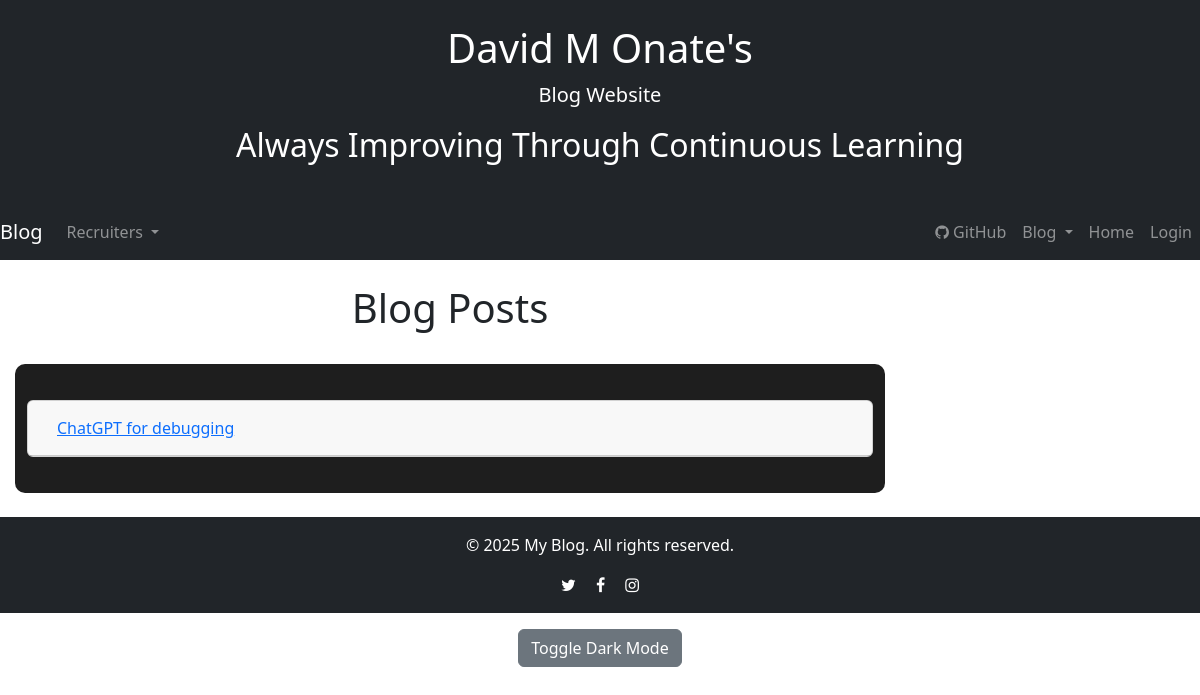
Page /view_posts on the earlier database version.
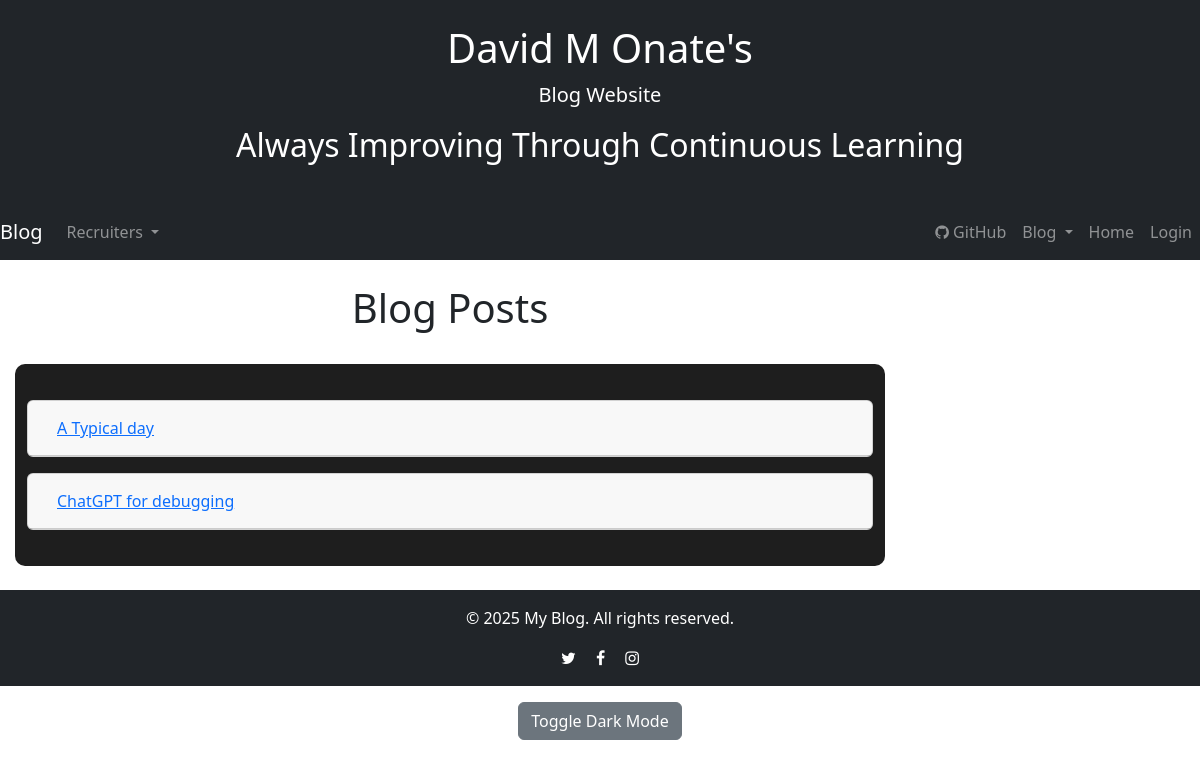
Same page on the later database version.
### website/models.py (models this page shows)
class BlogPost(db.Model):
    id = db.Column(db.Integer, primary_key=True)
    title = db.Column(db.String(150), nullable=False)
    content = db.Column(db.Text, nullable=False)
    author = db.Column(db.Integer, db.ForeignKey('user.id', name='fk_blogpost_user_id'), nullable=False)
    date_posted = db.Column(db.DateTime(timezone=True), default=func.now())

### website/views.py (the view)
@blog.route('/view_posts')
def view_posts():
    posts = BlogPost.query.order_by(BlogPost.id.desc()).all()
    return render_template('view_posts.html', posts=posts)

### website/templates/view_posts.html (shortened to what this page needs)
{% extends "base.html" %}
{% block content %}
<h1 class="text-center py-4">Blog Posts</h1>
<div class="container">
    {% for post in posts %}
    <div class="card my-3">
        <div class="card-header">
            <h5 class="mb-0">
                <button class="btn btn-link" type="button" data-toggle="collapse" data-target="#post-{{ post.id }}" aria-expanded="false" aria-controls="post-{{ post.id }}">
                    {{ post.title }}
                </button>
            </h5>
        </div>
    </div>
    {% else %}
    <p>No blog posts available.</p>
    {% endfor %}
</div>
{% endblock %}

### website/templates/base.html (shortened to what this page needs)
<!DOCTYPE html>
<html>
  <head>
    <link
        rel="stylesheet"
        href="https://stackpath.bootstrapcdn.com/bootstrap/4.4.1/css/bootstrap.min.css"
    />
    <link
        rel="stylesheet"
        href="https://stackpath.bootstrapcdn.com/font-awesome/4.7.0/css/font-awesome.min.css"
    />
    <link rel="stylesheet" href="{{ url_for('static', filename='style.css') }}">
    <link href="https://cdn.jsdelivr.net/npm/bootstrap@5.3.0-alpha1/dist/css/bootstrap.min.css" rel="stylesheet">
  </head>
  <body>
    <header class="bg-dark text-white text-center py-4">
        <h1>David M Onate's</h1>
        <p class="lead">Blog Website</p>
        <p class="lead"><h2> Always Improving Through Continuous Learning</h2></p>
    </header>
    <nav class="navbar navbar-expand-lg navbar-dark bg-dark">
        <a class="navbar-brand" href="{{ url_for('blog.view_posts') }}">Blog</a>
        <div class="collapse navbar-collapse" id="navbar">
            <ul class="navbar-nav">
                <li class="nav-item dropdown">
                    <a
                        class="nav-link dropdown-toggle"
                        href="#"
                        id="recruiterDropdown"
                        role="button"
                        data-toggle="dropdown"
                        aria-haspopup="true"
                        aria-expanded="false"
                    >
                        Recruiters
                    </a>
</li>
            </ul>
            <ul class="navbar-nav ml-auto">
                <li class="nav-item">
                    <a class="nav-link" href="https://github.com/donate312/blog_portfolio.git" target="_blank">
                        <i class="fa fa-github"></i> GitHub
                    </a>
                </li>
                <li class="nav-item dropdown">
                    <a
                        class="nav-link dropdown-toggle"
                        href="#"
                        id="blogDropdown"
                        role="button"
                        data-toggle="dropdown"
                        aria-haspopup="true"
                        aria-expanded="false"
                    >
                        Blog
                    </a>
                </li>
                <li class="nav-item"><a class="nav-link" href="{{ url_for('views.home') }}">Home</a></li>
                {% if user.is_authenticated %}
                <li class="nav-item"><a class="nav-link" href="/logout">Logout</a></li>
                {% else %}
                <li class="nav-item"><a class="nav-link" href="/login">Login</a></li>
                {% endif %}
            </ul>
        </div>
    </nav>
            <div class="col-md-9">
                {% block content %}
                {% endblock %}
            </div>
    <footer class="bg-dark text-white text-center py-3 mt-4">
        <p>&copy; 2025 My Blog. All rights reserved.</p>
        <a href="https://twitter.com" class="text-white mx-2"><i class="fa fa-twitter"></i></a>
        <a href="https://facebook.com" class="text-white mx-2"><i class="fa fa-facebook"></i></a>
        <a href="https://instagram.com" class="text-white mx-2"><i class="fa fa-instagram"></i></a>
    </footer>
    <div class="text-center my-3">
        <button id="theme-toggle" class="btn btn-secondary">Toggle Dark Mode</button>
    </div>
  {% block javascript %}
  </body>
</html>
 {% endblock %}

### website/static/style.css (style rules this page uses)
body { background-color: #ffffff; color: #6b5858; font-family: Arial, sans-serif; }
.container { max-width: 800px; margin: auto; padding: 20px; background: #1e1e1e; border-radius: 10px; box-shadow: 0 0 10px rgba(255, 255, 255, 0.1); }
button { background-color: #6200ea; color: white; border: none; padding: 10px 15px; border-radius: 5px; cursor: pointer; }

Differences in the rows shown:
added BlogPost: title "A Typical day"
